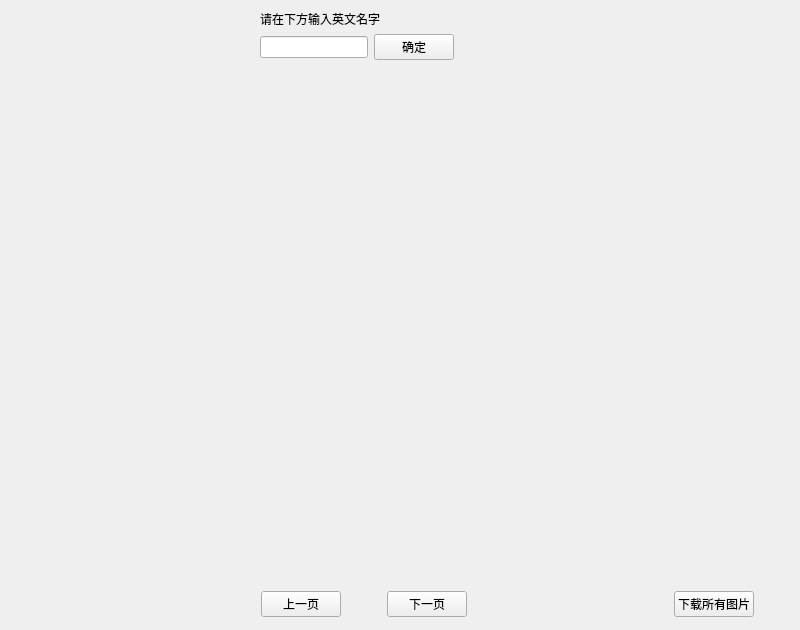
<?xml version="1.0" encoding="UTF-8"?>
<ui version="4.0">
 <class>Widget</class>
 <widget class="QWidget" name="Widget">
  <property name="geometry">
   <rect>
    <x>0</x>
    <y>0</y>
    <width>800</width>
    <height>630</height>
   </rect>
  </property>
  <property name="windowTitle">
   <string>Widget</string>
  </property>
  <widget class="QWidget" name="">
   <property name="geometry">
    <rect>
     <x>60</x>
     <y>10</y>
     <width>694</width>
     <height>607</height>
    </rect>
   </property>
   <layout class="QVBoxLayout" name="verticalLayout_3">
    <item>
     <layout class="QVBoxLayout" name="verticalLayout_2">
      <item>
       <layout class="QGridLayout" name="gridLayout_2">
        <item row="0" column="0">
         <layout class="QGridLayout" name="gridLayout">
          <item row="0" column="0">
           <spacer name="horizontalSpacer">
            <property name="orientation">
             <enum>Qt::Horizontal</enum>
            </property>
            <property name="sizeHint" stdset="0">
             <size>
              <width>200</width>
              <height>20</height>
             </size>
            </property>
           </spacer>
          </item>
          <item row="0" column="1">
           <layout class="QVBoxLayout" name="verticalLayout">
            <item>
             <widget class="QLabel" name="label">
              <property name="text">
               <string>请在下方输入英文名字</string>
              </property>
             </widget>
            </item>
            <item>
             <layout class="QHBoxLayout" name="horizontalLayout">
              <item>
               <widget class="QLineEdit" name="lineEdit"/>
              </item>
              <item>
               <widget class="QPushButton" name="pushButton">
                <property name="text">
                 <string>确定</string>
                </property>
               </widget>
              </item>
             </layout>
            </item>
           </layout>
          </item>
         </layout>
        </item>
        <item row="0" column="1">
         <spacer name="horizontalSpacer_2">
          <property name="orientation">
           <enum>Qt::Horizontal</enum>
          </property>
          <property name="sizeHint" stdset="0">
           <size>
            <width>200</width>
            <height>20</height>
           </size>
          </property>
         </spacer>
        </item>
       </layout>
      </item>
      <item>
       <spacer name="verticalSpacer_3">
        <property name="orientation">
         <enum>Qt::Vertical</enum>
        </property>
        <property name="sizeHint" stdset="0">
         <size>
          <width>20</width>
          <height>20</height>
         </size>
        </property>
       </spacer>
      </item>
      <item>
       <layout class="QHBoxLayout" name="horizontalLayout_3">
        <item>
         <spacer name="horizontalSpacer_4">
          <property name="orientation">
           <enum>Qt::Horizontal</enum>
          </property>
          <property name="sizeHint" stdset="0">
           <size>
            <width>40</width>
            <height>20</height>
           </size>
          </property>
         </spacer>
        </item>
        <item>
         <layout class="QGridLayout" name="gridLayout_3">
          <item row="3" column="5">
           <widget class="QLabel" name="QLabel_Img6">
            <property name="minimumSize">
             <size>
              <width>150</width>
              <height>200</height>
             </size>
            </property>
            <property name="maximumSize">
             <size>
              <width>150</width>
              <height>200</height>
             </size>
            </property>
            <property name="baseSize">
             <size>
              <width>150</width>
              <height>200</height>
             </size>
            </property>
            <property name="text">
             <string/>
            </property>
           </widget>
          </item>
          <item row="3" column="2" colspan="2">
           <widget class="QLabel" name="QLabel_Img5">
            <property name="minimumSize">
             <size>
              <width>150</width>
              <height>200</height>
             </size>
            </property>
            <property name="maximumSize">
             <size>
              <width>150</width>
              <height>200</height>
             </size>
            </property>
            <property name="baseSize">
             <size>
              <width>150</width>
              <height>200</height>
             </size>
            </property>
            <property name="text">
             <string/>
            </property>
           </widget>
          </item>
          <item row="0" column="1">
           <spacer name="horizontalSpacer_3">
            <property name="orientation">
             <enum>Qt::Horizontal</enum>
            </property>
            <property name="sizeHint" stdset="0">
             <size>
              <width>20</width>
              <height>20</height>
             </size>
            </property>
           </spacer>
          </item>
          <item row="0" column="5" rowspan="2">
           <widget class="QLabel" name="QLabel_Img3">
            <property name="minimumSize">
             <size>
              <width>150</width>
              <height>200</height>
             </size>
            </property>
            <property name="maximumSize">
             <size>
              <width>150</width>
              <height>200</height>
             </size>
            </property>
            <property name="baseSize">
             <size>
              <width>150</width>
              <height>200</height>
             </size>
            </property>
            <property name="text">
             <string/>
            </property>
           </widget>
          </item>
          <item row="0" column="0" rowspan="2">
           <widget class="QLabel" name="QLabel_Img1">
            <property name="minimumSize">
             <size>
              <width>150</width>
              <height>200</height>
             </size>
            </property>
            <property name="maximumSize">
             <size>
              <width>150</width>
              <height>200</height>
             </size>
            </property>
            <property name="baseSize">
             <size>
              <width>150</width>
              <height>200</height>
             </size>
            </property>
            <property name="text">
             <string/>
            </property>
           </widget>
          </item>
          <item row="0" column="2" rowspan="2" colspan="2">
           <widget class="QLabel" name="QLabel_Img2">
            <property name="minimumSize">
             <size>
              <width>150</width>
              <height>200</height>
             </size>
            </property>
            <property name="maximumSize">
             <size>
              <width>150</width>
              <height>200</height>
             </size>
            </property>
            <property name="baseSize">
             <size>
              <width>150</width>
              <height>200</height>
             </size>
            </property>
            <property name="text">
             <string/>
            </property>
           </widget>
          </item>
          <item row="3" column="0">
           <widget class="QLabel" name="QLabel_Img4">
            <property name="minimumSize">
             <size>
              <width>150</width>
              <height>200</height>
             </size>
            </property>
            <property name="maximumSize">
             <size>
              <width>150</width>
              <height>200</height>
             </size>
            </property>
            <property name="baseSize">
             <size>
              <width>150</width>
              <height>200</height>
             </size>
            </property>
            <property name="text">
             <string/>
            </property>
           </widget>
          </item>
          <item row="0" column="4">
           <spacer name="horizontalSpacer_9">
            <property name="orientation">
             <enum>Qt::Horizontal</enum>
            </property>
            <property name="sizeHint" stdset="0">
             <size>
              <width>20</width>
              <height>20</height>
             </size>
            </property>
           </spacer>
          </item>
          <item row="2" column="0">
           <spacer name="verticalSpacer_2">
            <property name="orientation">
             <enum>Qt::Vertical</enum>
            </property>
            <property name="sizeHint" stdset="0">
             <size>
              <width>20</width>
              <height>20</height>
             </size>
            </property>
           </spacer>
          </item>
         </layout>
        </item>
        <item>
         <spacer name="horizontalSpacer_5">
          <property name="orientation">
           <enum>Qt::Horizontal</enum>
          </property>
          <property name="sizeHint" stdset="0">
           <size>
            <width>40</width>
            <height>20</height>
           </size>
          </property>
         </spacer>
        </item>
       </layout>
      </item>
     </layout>
    </item>
    <item>
     <spacer name="verticalSpacer">
      <property name="orientation">
       <enum>Qt::Vertical</enum>
      </property>
      <property name="sizeHint" stdset="0">
       <size>
        <width>20</width>
        <height>20</height>
       </size>
      </property>
     </spacer>
    </item>
    <item>
     <layout class="QHBoxLayout" name="horizontalLayout_5">
      <item>
       <spacer name="horizontalSpacer_7">
        <property name="orientation">
         <enum>Qt::Horizontal</enum>
        </property>
        <property name="sizeHint" stdset="0">
         <size>
          <width>40</width>
          <height>20</height>
         </size>
        </property>
       </spacer>
      </item>
      <item>
       <layout class="QHBoxLayout" name="horizontalLayout_4">
        <item>
         <widget class="QPushButton" name="previousPageButton">
          <property name="text">
           <string>上一页</string>
          </property>
         </widget>
        </item>
        <item>
         <spacer name="horizontalSpacer_6">
          <property name="orientation">
           <enum>Qt::Horizontal</enum>
          </property>
          <property name="sizeHint" stdset="0">
           <size>
            <width>40</width>
            <height>20</height>
           </size>
          </property>
         </spacer>
        </item>
        <item>
         <widget class="QPushButton" name="nextPageButton">
          <property name="text">
           <string>下一页</string>
          </property>
         </widget>
        </item>
       </layout>
      </item>
      <item>
       <spacer name="horizontalSpacer_8">
        <property name="orientation">
         <enum>Qt::Horizontal</enum>
        </property>
        <property name="sizeHint" stdset="0">
         <size>
          <width>40</width>
          <height>20</height>
         </size>
        </property>
       </spacer>
      </item>
      <item>
       <widget class="QPushButton" name="downloadAllButton">
        <property name="text">
         <string>下载所有图片</string>
        </property>
       </widget>
      </item>
     </layout>
    </item>
   </layout>
  </widget>
 </widget>
 <resources/>
 <connections/>
</ui>
